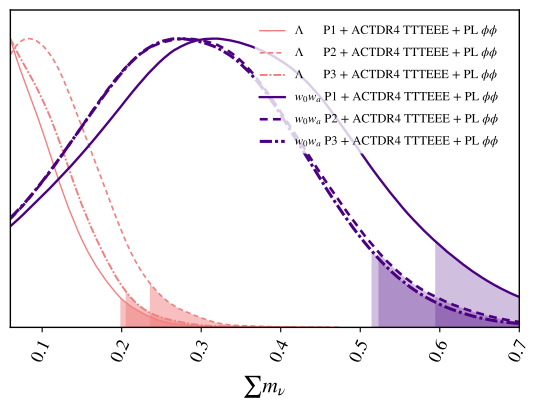

Write the Python code that produced this figure.
import getdist.plots as gplot
from getdist import MCSamples
from getdist import loadMCSamples
import os
import matplotlib
import subprocess
import matplotlib.pyplot as plt
import numpy as np

# GENERAL PLOT OPTIONS
matplotlib.rcParams['mathtext.fontset'] = 'stix'
matplotlib.rcParams['font.family'] = 'STIXGeneral'
matplotlib.rcParams['mathtext.rm'] = 'Bitstream Vera Sans'
matplotlib.rcParams['mathtext.it'] = 'Bitstream Vera Sans:italic'
matplotlib.rcParams['mathtext.bf'] = 'Bitstream Vera Sans:bold'
matplotlib.rcParams['xtick.bottom'] = True
matplotlib.rcParams['xtick.top'] = False
matplotlib.rcParams['ytick.right'] = False
matplotlib.rcParams['axes.edgecolor'] = 'black'
matplotlib.rcParams['axes.linewidth'] = '1.0'
matplotlib.rcParams['axes.labelsize'] = 'medium'
matplotlib.rcParams['axes.grid'] = True
matplotlib.rcParams['grid.linewidth'] = '0.0'
matplotlib.rcParams['grid.alpha'] = '0.18'
matplotlib.rcParams['grid.color'] = 'lightgray'
matplotlib.rcParams['legend.labelspacing'] = 0.77
matplotlib.rcParams['savefig.bbox'] = 'tight'
matplotlib.rcParams['savefig.format'] = 'pdf'

chaindir=os.getcwd()

analysissettings={'smooth_scale_1D':0.35,'smooth_scale_2D':0.35,'ignore_rows': u'0.5',
'range_confidence' : u'0.01'}

analysissettings2={'smooth_scale_1D':0.35,'smooth_scale_2D':0.35,'ignore_rows': u'0.0',
'range_confidence' : u'0.01'}

root_chains = (
  'EXAMPLE_MCMC37',
  'EXAMPLE_MCMC38',
  'EXAMPLE_MCMC39',
  'EXAMPLE_MCMC40',
  'EXAMPLE_MCMC41',
  'EXAMPLE_MCMC42',
  'EXAMPLE_MCMC43',
  'EXAMPLE_MCMC44',
  'EXAMPLE_MCMC45'
)

num_points_thin = 50000

# --------------------------------------------------------------------------------
samples=loadMCSamples(chaindir + '/../chains/' + root_chains[0],settings=analysissettings)
samples.thin(factor = int(np.sum(samples.weights)/num_points_thin))
p = samples.getParams()
samples.addDerived(p.omegam*p.H0/100.,name='gamma',label='{\\Omega_m h}')
samples.addDerived(p.s8omegamp5/0.5477225575,name='SS8',label='{S_8}')
samples.addDerived(p.mnu,name='mnu2',label='{\\sum m_\\nu}', range=[0.06,0.7])
samples.saveAsText(chaindir + '/.VM_P104_TMP1')
# --------------------------------------------------------------------------------
samples=loadMCSamples(chaindir + '/../chains/' + root_chains[1],settings=analysissettings)
samples.thin(factor = int(np.sum(samples.weights)/num_points_thin))
p = samples.getParams()
samples.addDerived(p.omegam*p.H0/100.,name='gamma',label='{\\Omega_m h}')
samples.addDerived(p.s8omegamp5/0.5477225575,name='SS8',label='{S_8}')
samples.addDerived(p.mnu,name='mnu2',label='{\\sum m_\\nu}', range=[0.06,0.7])
samples.saveAsText(chaindir + '/.VM_P104_TMP2')
# --------------------------------------------------------------------------------
samples=loadMCSamples(chaindir + '/../chains/' + root_chains[2],settings=analysissettings)
samples.thin(factor = int(np.sum(samples.weights)/num_points_thin))
p = samples.getParams()
samples.addDerived(p.omegam*p.H0/100.,name='gamma',label='{\\Omega_m h}')
samples.addDerived(p.s8omegamp5/0.5477225575,name='SS8',label='{S_8}')
samples.addDerived(p.mnu,name='mnu2',label='{\\sum m_\\nu}', range=[0.06,0.7])
samples.saveAsText(chaindir + '/.VM_P104_TMP3')
# --------------------------------------------------------------------------------
# --------------------------------------------------------------------------------
samples=loadMCSamples(chaindir + '/../chains/' + root_chains[3],settings=analysissettings)
samples.thin(factor = int(np.sum(samples.weights)/num_points_thin))
p = samples.getParams()
samples.addDerived(p.omegam*p.H0/100.,name='gamma',label='{\\Omega_m h}')
samples.addDerived(p.s8omegamp5/0.5477225575,name='SS8',label='{S_8}')
samples.addDerived(p.mnu,name='mnu2',label='{\\sum m_\\nu}', range=[0.06,0.7])
samples.saveAsText(chaindir + '/.VM_P104_TMP4')
# --------------------------------------------------------------------------------
samples=loadMCSamples(chaindir + '/../chains/' + root_chains[4],settings=analysissettings)
samples.thin(factor = int(np.sum(samples.weights)/num_points_thin))
p = samples.getParams()
samples.addDerived(p.omegam*p.H0/100.,name='gamma',label='{\\Omega_m h}')
samples.addDerived(p.s8omegamp5/0.5477225575,name='SS8',label='{S_8}')
samples.addDerived(p.mnu,name='mnu2',label='{\\sum m_\\nu}', range=[0.06,0.7])
samples.saveAsText(chaindir + '/.VM_P104_TMP5')
# --------------------------------------------------------------------------------
samples=loadMCSamples(chaindir + '/../chains/' + root_chains[5],settings=analysissettings)
samples.thin(factor = int(np.sum(samples.weights)/num_points_thin))
p = samples.getParams()
samples.addDerived(p.omegam*p.H0/100.,name='gamma',label='{\\Omega_m h}')
samples.addDerived(p.s8omegamp5/0.5477225575,name='SS8',label='{S_8}')
samples.addDerived(p.mnu,name='mnu2',label='{\\sum m_\\nu}', range=[0.06,0.7])
samples.saveAsText(chaindir + '/.VM_P104_TMP6')
# --------------------------------------------------------------------------------
# --------------------------------------------------------------------------------
samples=loadMCSamples(chaindir + '/../chains/' + root_chains[6],settings=analysissettings)
samples.thin(factor = int(np.sum(samples.weights)/num_points_thin))
p = samples.getParams()
samples.addDerived(p.omegam*p.H0/100.,name='gamma',label='{\\Omega_m h}')
samples.addDerived(p.s8omegamp5/0.5477225575,name='SS8',label='{S_8}')
samples.addDerived(p.mnu,name='mnu2',label='{\\sum m_\\nu}', range=[0.06,0.7])
samples.saveAsText(chaindir + '/.VM_P104_TMP7')
# --------------------------------------------------------------------------------
samples=loadMCSamples(chaindir + '/../chains/' + root_chains[7],settings=analysissettings)
samples.thin(factor = int(np.sum(samples.weights)/num_points_thin))
p = samples.getParams()
samples.addDerived(p.omegam*p.H0/100.,name='gamma',label='{\\Omega_m h}')
samples.addDerived(p.s8omegamp5/0.5477225575,name='SS8',label='{S_8}')
samples.addDerived(p.mnu,name='mnu2',label='{\\sum m_\\nu}', range=[0.06,0.7])
samples.saveAsText(chaindir + '/.VM_P104_TMP8')
# --------------------------------------------------------------------------------
samples=loadMCSamples(chaindir + '/../chains/' + root_chains[8],settings=analysissettings)
samples.thin(factor = int(np.sum(samples.weights)/num_points_thin))
p = samples.getParams()
samples.addDerived(p.omegam*p.H0/100.,name='gamma',label='{\\Omega_m h}')
samples.addDerived(p.s8omegamp5/0.5477225575,name='SS8',label='{S_8}')
samples.addDerived(p.mnu,name='mnu2',label='{\\sum m_\\nu}', range=[0.06,0.7])
samples.saveAsText(chaindir + '/.VM_P104_TMP9')
# --------------------------------------------------------------------------------



#GET DIST PLOT SETUP
g = gplot.get_single_plotter(
  chain_dir=chaindir,
  analysis_settings=analysissettings2,
  width_inch=5.3
)

g.settings.axis_tick_x_rotation=65
g.settings.lw_contour = 1.2
g.settings.legend_rect_border = False
g.settings.figure_legend_frame = False
g.settings.axes_fontsize = 13.0
g.settings.legend_fontsize = 9.0
g.settings.alpha_filled_add = 0.85
g.settings.lab_fontsize=15.5
g.legend_labels=False
g.settings.constrained_layout=True

g.plots_1d(
  [ 
    chaindir + '/.VM_P104_TMP1', 
    chaindir + '/.VM_P104_TMP4', 
    chaindir + '/.VM_P104_TMP7', 
    chaindir + '/.VM_P104_TMP3',
    chaindir + '/.VM_P104_TMP6',
    chaindir + '/.VM_P104_TMP9'
  ],
  params=[u'mnu2'],
  line_args=[
    {'lw': 1.0,'ls': 'solid', 'color':'lightcoral'},
    {'lw': 1.2,'ls': '--', 'color':'lightcoral'},
    {'lw': 1.4,'ls': '-.', 'color': 'lightcoral'},
    {'lw': 1.7,'ls': 'solid', 'color':'indigo'},
    {'lw': 1.9,'ls': '--', 'color':'indigo'},
    {'lw': 2.2,'ls': '-.', 'color': 'indigo'}
  ]
)

g.settings.tight_layout=True
g.finish_plot(
  legend_labels=[
    '$\\Lambda \\quad \\,\\,\\,$  P1 + ACTDR4 TTTEEE + PL $\phi\phi$',
    '$\\Lambda \\quad \\,\\,\\,$  P2 + ACTDR4 TTTEEE + PL $\phi\phi$',
    '$\\Lambda \\quad \\,\\,\\,$  P3 + ACTDR4 TTTEEE + PL $\phi\phi$',
    '$w_0w_a$ P1 + ACTDR4 TTTEEE + PL $\phi\phi$',
    '$w_0w_a$ P2 + ACTDR4 TTTEEE + PL $\phi\phi$',
    '$w_0w_a$ P3 + ACTDR4 TTTEEE + PL $\phi\phi$'
  ],
  no_extra_legend_space=True,
  legend_loc=(0.47,0.625)
)

ax = g.get_axes()
ax.set_xlim(0.06,0.7)

# --------------------------------------------------------------------------------
samples        = loadMCSamples(chaindir + '/.VM_P104_TMP3',settings=analysissettings2)
stats          = samples.getMargeStats()
sampleAnalyser = gplot.MCSampleAnalysis(chaindir,settings=analysissettings2)
lims           = stats.parWithName('mnu2').limits
density        = sampleAnalyser.get_density(chaindir + '/.VM_P104_TMP3', param='mnu2')

tmp0 = []
tmp1 = []
for i in range(0,len(density.x)) :
  if((density.x[i] < lims[1].lower) or density.x[i] > lims[1].upper) :
    tmp0.append(density.x[i])
    tmp1.append(density.P[i])
plt.gca().fill_between(tmp0, 0, tmp1, facecolor='indigo',alpha=0.25) 
# --------------------------------------------------------------------------------
samples        = loadMCSamples(chaindir + '/.VM_P104_TMP6',settings=analysissettings2)
stats          = samples.getMargeStats()
sampleAnalyser = gplot.MCSampleAnalysis(chaindir,settings=analysissettings2)
lims           = stats.parWithName('mnu2').limits
density        = sampleAnalyser.get_density(chaindir + '/.VM_P104_TMP6', param='mnu2')

tmp0 = []
tmp1 = []
for i in range(0,len(density.x)) :
  if((density.x[i] < lims[1].lower) or density.x[i] > lims[1].upper) :
    tmp0.append(density.x[i])
    tmp1.append(density.P[i])
plt.gca().fill_between(tmp0, 0, tmp1, facecolor='indigo',alpha=0.25) 
# --------------------------------------------------------------------------------
samples        = loadMCSamples(chaindir + '/.VM_P104_TMP9',settings=analysissettings2)
stats          = samples.getMargeStats()
sampleAnalyser = gplot.MCSampleAnalysis(chaindir,settings=analysissettings2)
lims           = stats.parWithName('mnu2').limits
density        = sampleAnalyser.get_density(chaindir + '/.VM_P104_TMP9', param='mnu2')

tmp0 = []
tmp1 = []
for i in range(0,len(density.x)) :
  if((density.x[i] < lims[1].lower) or density.x[i] > lims[1].upper) :
    tmp0.append(density.x[i])
    tmp1.append(density.P[i])
plt.gca().fill_between(tmp0, 0, tmp1, facecolor='indigo',alpha=0.25) 
# --------------------------------------------------------------------------------
samples        = loadMCSamples(chaindir + '/.VM_P104_TMP1',settings=analysissettings2)
stats          = samples.getMargeStats()
sampleAnalyser = gplot.MCSampleAnalysis(chaindir,settings=analysissettings2)
lims           = stats.parWithName('mnu2').limits
density        = sampleAnalyser.get_density(chaindir + '/.VM_P104_TMP1', param='mnu2')

tmp0 = []
tmp1 = []
for i in range(0,len(density.x)) :
  if((density.x[i] < lims[1].lower) or density.x[i] > lims[1].upper) :
    tmp0.append(density.x[i])
    tmp1.append(density.P[i])
plt.gca().fill_between(tmp0, 0, tmp1, facecolor='lightcoral',alpha=0.5) 
# --------------------------------------------------------------------------------
samples        = loadMCSamples(chaindir + '/.VM_P104_TMP4',settings=analysissettings2)
stats          = samples.getMargeStats()
sampleAnalyser = gplot.MCSampleAnalysis(chaindir,settings=analysissettings2)
lims           = stats.parWithName('mnu2').limits
density        = sampleAnalyser.get_density(chaindir + '/.VM_P104_TMP4', param='mnu2')

tmp0 = []
tmp1 = []
for i in range(0,len(density.x)) :
  if((density.x[i] < lims[1].lower) or density.x[i] > lims[1].upper) :
    tmp0.append(density.x[i])
    tmp1.append(density.P[i])
plt.gca().fill_between(tmp0, 0, tmp1, facecolor='lightcoral',alpha=0.5) 
# --------------------------------------------------------------------------------
samples        = loadMCSamples(chaindir + '/.VM_P104_TMP7',settings=analysissettings2)
stats          = samples.getMargeStats()
sampleAnalyser = gplot.MCSampleAnalysis(chaindir,settings=analysissettings2)
lims           = stats.parWithName('mnu2').limits
density        = sampleAnalyser.get_density(chaindir + '/.VM_P104_TMP7', param='mnu2')

tmp0 = []
tmp1 = []
for i in range(0,len(density.x)) :
  if((density.x[i] < lims[1].lower) or density.x[i] > lims[1].upper) :
    tmp0.append(density.x[i])
    tmp1.append(density.P[i])
plt.gca().fill_between(tmp0, 0, tmp1, facecolor='lightcoral',alpha=0.5) 
# --------------------------------------------------------------------------------

# --------------------------------------------------------------------------------

# --------------------------------------------------------------------------------

g.export()
